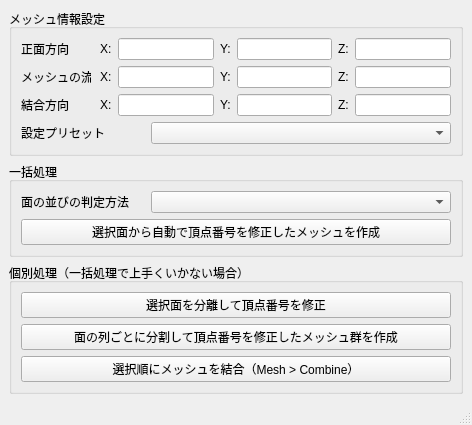
<?xml version="1.0" encoding="UTF-8"?>
<ui version="4.0">
 <class>MainWindow</class>
 <widget class="QMainWindow" name="MainWindow">
  <property name="geometry">
   <rect>
    <x>0</x>
    <y>0</y>
    <width>472</width>
    <height>402</height>
   </rect>
  </property>
  <property name="windowTitle">
   <string>MainWindow</string>
  </property>
  <widget class="QWidget" name="centralwidget">
   <layout class="QVBoxLayout" name="verticalLayout_2">
    <item>
     <widget class="QGroupBox" name="groupBox">
      <property name="title">
       <string>メッシュ情報設定</string>
      </property>
      <layout class="QVBoxLayout" name="verticalLayout">
       <item>
        <layout class="QHBoxLayout" name="horizontalLayout_5">
         <item>
          <widget class="QLabel" name="label">
           <property name="minimumSize">
            <size>
             <width>70</width>
             <height>0</height>
            </size>
           </property>
           <property name="text">
            <string>正面方向</string>
           </property>
          </widget>
         </item>
         <item>
          <spacer name="horizontalSpacer">
           <property name="orientation">
            <enum>Qt::Horizontal</enum>
           </property>
           <property name="sizeHint" stdset="0">
            <size>
             <width>40</width>
             <height>20</height>
            </size>
           </property>
          </spacer>
         </item>
         <item>
          <layout class="QHBoxLayout" name="horizontalLayout_4">
           <item>
            <layout class="QHBoxLayout" name="horizontalLayout">
             <item>
              <widget class="QLabel" name="label_2">
               <property name="text">
                <string>X:</string>
               </property>
              </widget>
             </item>
             <item>
              <widget class="QLineEdit" name="foward_x">
               <property name="sizePolicy">
                <sizepolicy hsizetype="Preferred" vsizetype="Fixed">
                 <horstretch>0</horstretch>
                 <verstretch>0</verstretch>
                </sizepolicy>
               </property>
              </widget>
             </item>
            </layout>
           </item>
           <item>
            <layout class="QHBoxLayout" name="horizontalLayout_2">
             <item>
              <widget class="QLabel" name="label_3">
               <property name="text">
                <string>Y:</string>
               </property>
              </widget>
             </item>
             <item>
              <widget class="QLineEdit" name="foward_y">
               <property name="sizePolicy">
                <sizepolicy hsizetype="Preferred" vsizetype="Fixed">
                 <horstretch>0</horstretch>
                 <verstretch>0</verstretch>
                </sizepolicy>
               </property>
              </widget>
             </item>
            </layout>
           </item>
           <item>
            <layout class="QHBoxLayout" name="horizontalLayout_3">
             <item>
              <widget class="QLabel" name="label_4">
               <property name="text">
                <string>Z:</string>
               </property>
              </widget>
             </item>
             <item>
              <widget class="QLineEdit" name="foward_z">
               <property name="sizePolicy">
                <sizepolicy hsizetype="Preferred" vsizetype="Fixed">
                 <horstretch>0</horstretch>
                 <verstretch>0</verstretch>
                </sizepolicy>
               </property>
               <property name="maximumSize">
                <size>
                 <width>16777215</width>
                 <height>16777215</height>
                </size>
               </property>
              </widget>
             </item>
            </layout>
           </item>
          </layout>
         </item>
        </layout>
       </item>
       <item>
        <layout class="QHBoxLayout" name="horizontalLayout_6">
         <item>
          <widget class="QLabel" name="label_5">
           <property name="minimumSize">
            <size>
             <width>70</width>
             <height>0</height>
            </size>
           </property>
           <property name="text">
            <string>メッシュの流れ</string>
           </property>
          </widget>
         </item>
         <item>
          <spacer name="horizontalSpacer_2">
           <property name="orientation">
            <enum>Qt::Horizontal</enum>
           </property>
           <property name="sizeHint" stdset="0">
            <size>
             <width>40</width>
             <height>20</height>
            </size>
           </property>
          </spacer>
         </item>
         <item>
          <layout class="QHBoxLayout" name="horizontalLayout_7">
           <item>
            <layout class="QHBoxLayout" name="horizontalLayout_8">
             <item>
              <widget class="QLabel" name="label_6">
               <property name="text">
                <string>X:</string>
               </property>
              </widget>
             </item>
             <item>
              <widget class="QLineEdit" name="mesh_direction_x">
               <property name="sizePolicy">
                <sizepolicy hsizetype="Preferred" vsizetype="Fixed">
                 <horstretch>0</horstretch>
                 <verstretch>0</verstretch>
                </sizepolicy>
               </property>
              </widget>
             </item>
            </layout>
           </item>
           <item>
            <layout class="QHBoxLayout" name="horizontalLayout_9">
             <item>
              <widget class="QLabel" name="label_7">
               <property name="text">
                <string>Y:</string>
               </property>
              </widget>
             </item>
             <item>
              <widget class="QLineEdit" name="mesh_direction_y">
               <property name="sizePolicy">
                <sizepolicy hsizetype="Preferred" vsizetype="Fixed">
                 <horstretch>0</horstretch>
                 <verstretch>0</verstretch>
                </sizepolicy>
               </property>
              </widget>
             </item>
            </layout>
           </item>
           <item>
            <layout class="QHBoxLayout" name="horizontalLayout_10">
             <item>
              <widget class="QLabel" name="label_8">
               <property name="text">
                <string>Z:</string>
               </property>
              </widget>
             </item>
             <item>
              <widget class="QLineEdit" name="mesh_direction_z">
               <property name="sizePolicy">
                <sizepolicy hsizetype="Preferred" vsizetype="Fixed">
                 <horstretch>0</horstretch>
                 <verstretch>0</verstretch>
                </sizepolicy>
               </property>
               <property name="maximumSize">
                <size>
                 <width>16777215</width>
                 <height>16777215</height>
                </size>
               </property>
              </widget>
             </item>
            </layout>
           </item>
          </layout>
         </item>
        </layout>
       </item>
       <item>
        <layout class="QHBoxLayout" name="horizontalLayout_11">
         <item>
          <widget class="QLabel" name="label_9">
           <property name="minimumSize">
            <size>
             <width>70</width>
             <height>0</height>
            </size>
           </property>
           <property name="text">
            <string>結合方向</string>
           </property>
          </widget>
         </item>
         <item>
          <spacer name="horizontalSpacer_3">
           <property name="orientation">
            <enum>Qt::Horizontal</enum>
           </property>
           <property name="sizeHint" stdset="0">
            <size>
             <width>40</width>
             <height>20</height>
            </size>
           </property>
          </spacer>
         </item>
         <item>
          <layout class="QHBoxLayout" name="horizontalLayout_12">
           <item>
            <layout class="QHBoxLayout" name="horizontalLayout_13">
             <item>
              <widget class="QLabel" name="label_10">
               <property name="text">
                <string>X:</string>
               </property>
              </widget>
             </item>
             <item>
              <widget class="QLineEdit" name="unite_direction_x">
               <property name="sizePolicy">
                <sizepolicy hsizetype="Preferred" vsizetype="Fixed">
                 <horstretch>0</horstretch>
                 <verstretch>0</verstretch>
                </sizepolicy>
               </property>
              </widget>
             </item>
            </layout>
           </item>
           <item>
            <layout class="QHBoxLayout" name="horizontalLayout_14">
             <item>
              <widget class="QLabel" name="label_11">
               <property name="text">
                <string>Y:</string>
               </property>
              </widget>
             </item>
             <item>
              <widget class="QLineEdit" name="unite_direction_y">
               <property name="sizePolicy">
                <sizepolicy hsizetype="Preferred" vsizetype="Fixed">
                 <horstretch>0</horstretch>
                 <verstretch>0</verstretch>
                </sizepolicy>
               </property>
              </widget>
             </item>
            </layout>
           </item>
           <item>
            <layout class="QHBoxLayout" name="horizontalLayout_15">
             <item>
              <widget class="QLabel" name="label_12">
               <property name="text">
                <string>Z:</string>
               </property>
              </widget>
             </item>
             <item>
              <widget class="QLineEdit" name="unite_direction_z">
               <property name="sizePolicy">
                <sizepolicy hsizetype="Preferred" vsizetype="Fixed">
                 <horstretch>0</horstretch>
                 <verstretch>0</verstretch>
                </sizepolicy>
               </property>
               <property name="maximumSize">
                <size>
                 <width>16777215</width>
                 <height>16777215</height>
                </size>
               </property>
              </widget>
             </item>
            </layout>
           </item>
          </layout>
         </item>
        </layout>
       </item>
       <item>
        <layout class="QHBoxLayout" name="horizontalLayout_16">
         <item>
          <widget class="QLabel" name="label_13">
           <property name="minimumSize">
            <size>
             <width>70</width>
             <height>0</height>
            </size>
           </property>
           <property name="text">
            <string>設定プリセット</string>
           </property>
          </widget>
         </item>
         <item>
          <spacer name="horizontalSpacer_4">
           <property name="orientation">
            <enum>Qt::Horizontal</enum>
           </property>
           <property name="sizeHint" stdset="0">
            <size>
             <width>40</width>
             <height>20</height>
            </size>
           </property>
          </spacer>
         </item>
         <item>
          <widget class="QComboBox" name="mesh_preset">
           <property name="minimumSize">
            <size>
             <width>300</width>
             <height>0</height>
            </size>
           </property>
          </widget>
         </item>
        </layout>
       </item>
      </layout>
     </widget>
    </item>
    <item>
     <widget class="QGroupBox" name="groupBox_2">
      <property name="title">
       <string>一括処理</string>
      </property>
      <layout class="QVBoxLayout" name="verticalLayout_3">
       <item>
        <layout class="QHBoxLayout" name="horizontalLayout_17">
         <item>
          <widget class="QLabel" name="label_14">
           <property name="minimumSize">
            <size>
             <width>120</width>
             <height>0</height>
            </size>
           </property>
           <property name="text">
            <string>面の並びの判定方法</string>
           </property>
          </widget>
         </item>
         <item>
          <spacer name="horizontalSpacer_5">
           <property name="orientation">
            <enum>Qt::Horizontal</enum>
           </property>
           <property name="sizeHint" stdset="0">
            <size>
             <width>40</width>
             <height>20</height>
            </size>
           </property>
          </spacer>
         </item>
         <item>
          <widget class="QComboBox" name="ordered_by">
           <property name="minimumSize">
            <size>
             <width>300</width>
             <height>0</height>
            </size>
           </property>
          </widget>
         </item>
        </layout>
       </item>
       <item>
        <widget class="QPushButton" name="auto_button">
         <property name="text">
          <string>選択面から自動で頂点番号を修正したメッシュを作成</string>
         </property>
        </widget>
       </item>
      </layout>
      <zorder>auto_button</zorder>
      <zorder>auto_button</zorder>
      <zorder>layoutWidget_5</zorder>
     </widget>
    </item>
    <item>
     <widget class="QGroupBox" name="groupBox_3">
      <property name="title">
       <string>個別処理（一括処理で上手くいかない場合）</string>
      </property>
      <layout class="QVBoxLayout" name="verticalLayout_4">
       <item>
        <widget class="QPushButton" name="create_reorder_mesh">
         <property name="text">
          <string>選択面を分離して頂点番号を修正</string>
         </property>
        </widget>
       </item>
       <item>
        <widget class="QPushButton" name="create_reorder_meshes">
         <property name="text">
          <string>面の列ごとに分割して頂点番号を修正したメッシュ群を作成</string>
         </property>
        </widget>
       </item>
       <item>
        <widget class="QPushButton" name="combine_meshes">
         <property name="text">
          <string>選択順にメッシュを結合（Mesh &gt; Combine）</string>
         </property>
        </widget>
       </item>
      </layout>
     </widget>
    </item>
    <item>
     <spacer name="verticalSpacer">
      <property name="orientation">
       <enum>Qt::Vertical</enum>
      </property>
      <property name="sizeHint" stdset="0">
       <size>
        <width>20</width>
        <height>0</height>
       </size>
      </property>
     </spacer>
    </item>
   </layout>
  </widget>
  <widget class="QStatusBar" name="statusbar"/>
 </widget>
 <resources/>
 <connections/>
</ui>
